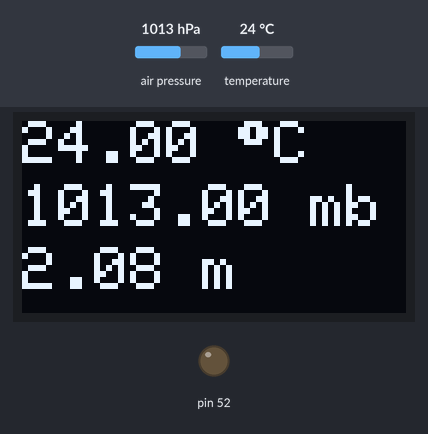
Recording of a sketch running on a simulated Arduino Mega 2560, built with avr-gcc and run on an emulated ATmega2560. Shown: 128×64 one-colour display, output pins drawn as LEDs (lit = HIGH). The test bench sets the inputs (shaded band); at power-on: air pressure 1013 hPa, temperature 24 °C. What the sketch prints to the serial monitor is not drawn.

Above: at 3.2 s.
3.3 s: air pressure set to 952 hPa
At 5.1 s:
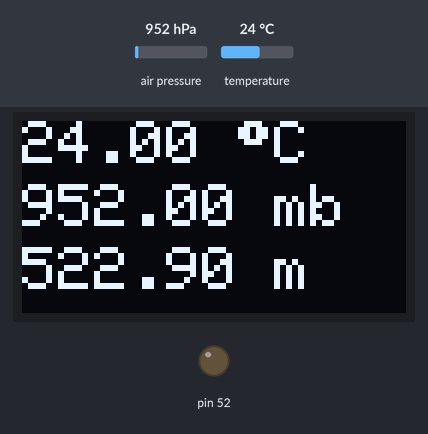
5.6 s: temperature set to 12 °C
At 7.2 s:
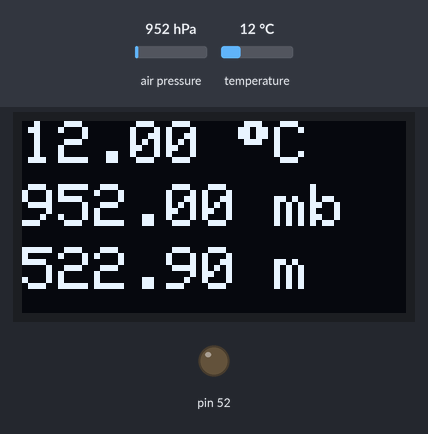
7.7 s: air pressure set to 975 hPa
At 9.2 s:
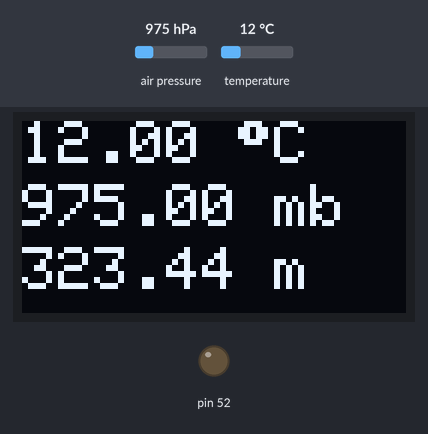
9.8 s: temperature set to 19 °C
At 11.3 s:
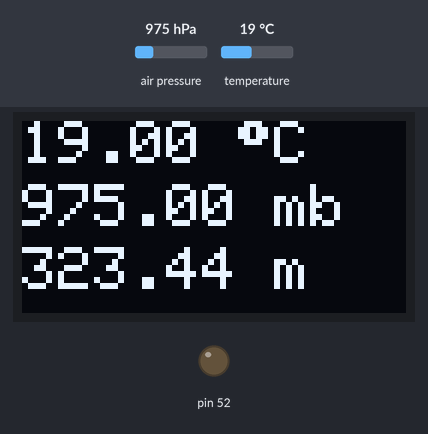
Timing chart, 0 to 12.8 s (numbered marks = the images above; inputs shaded):
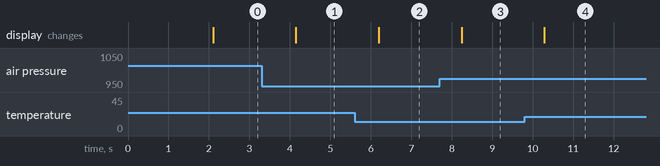

The sketch:

oled_w.ino
```cpp
/*  Dejan Petrovic
 *  April, 28. 2022
 *  mikroBUS C - oled w
 *  mikroBUS D - pressure 4
 */
#include <Wire.h>
#include <Adafruit_GFX.h>
#include <Adafruit_SSD1306.h>
#include <SPI.h>
#include <Adafruit_BMP280.h>
#define SCREEN_WIDTH 128
#define SCREEN_HEIGHT 64
#define OLED_RESET    35
#define SCREEN_ADDRESS 0x3C
Adafruit_SSD1306 display(SCREEN_WIDTH, SCREEN_HEIGHT, &Wire, OLED_RESET);
#define BMP_SCK  (76)
#define BMP_MISO (74)
#define BMP_MOSI (75)
#define BMP_CS   (78)
Adafruit_BMP280 bmp(BMP_CS, BMP_MOSI, BMP_MISO,  BMP_SCK);
void setup() {
  Serial.begin(9600);
  pinMode(52, OUTPUT);
  digitalWrite(52, LOW);
  display.begin(SSD1306_SWITCHCAPVCC, SCREEN_ADDRESS);
  bmp.begin();
  display.clearDisplay();
  display.setTextSize(2);
  display.setTextColor(WHITE);
  display.setCursor(15,25);
  display.print("ITstreet");
  display.display();
  delay(2000);
}

void loop() {
  display.clearDisplay();
  display.setCursor(0,0);
  float temp = bmp.readTemperature();
  display.print((String)temp+" "+char(247)+"C");
  display.setCursor(0,21);
  float pres = bmp.readPressure()/100;
  display.print((String)pres+" mb");
  display.setCursor(0,42);
  float alt = bmp.readAltitude(1013.25);
  display.print((String)alt+" m");

    Serial.print(F("Temperature = "));
    Serial.print(bmp.readTemperature());
    Serial.println(" *C");

    Serial.print(F("Pressure = "));
    Serial.print(bmp.readPressure()/100);
    Serial.println(" mbar");

    Serial.print(F("Approx altitude = "));
    Serial.print(bmp.readAltitude(1013.25)); /* Adjusted to local forecast! */
    Serial.println(" m");

    Serial.println();

    display.display();
    delay(2000);

}
```

Measured:
- after the input at 3.3 s, the display: changes after 0.85 s (image 1)
- after the input at 5.6 s, the display: changes after 0.60 s (image 2)
- after the input at 7.7 s, the display: changes after 0.54 s (image 3)
- after the input at 9.8 s, the display: changes after 0.49 s (image 4)
